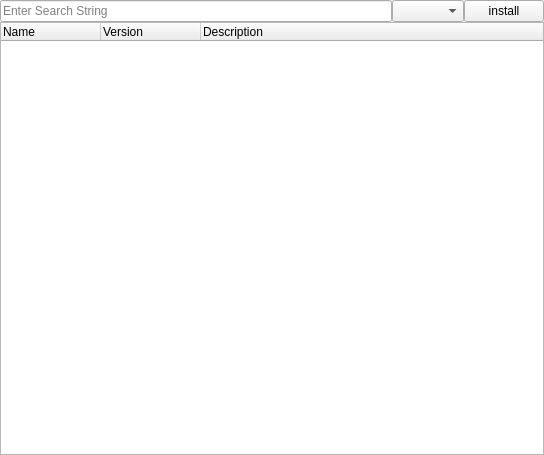
<?xml version="1.0" encoding="UTF-8"?>
<ui version="4.0">
 <class>UIAvailablePackages</class>
 <widget class="QWidget" name="UIAvailablePackages">
  <property name="geometry">
   <rect>
    <x>0</x>
    <y>0</y>
    <width>544</width>
    <height>455</height>
   </rect>
  </property>
  <property name="windowTitle">
   <string>Form</string>
  </property>
  <layout class="QVBoxLayout" name="verticalLayout_2">
   <property name="spacing">
    <number>0</number>
   </property>
   <property name="leftMargin">
    <number>0</number>
   </property>
   <property name="topMargin">
    <number>0</number>
   </property>
   <property name="rightMargin">
    <number>0</number>
   </property>
   <property name="bottomMargin">
    <number>0</number>
   </property>
   <item>
    <layout class="QVBoxLayout" name="verticalLayout">
     <property name="spacing">
      <number>0</number>
     </property>
     <item>
      <layout class="QHBoxLayout" name="horizontalLayout">
       <item>
        <widget class="QLineEdit" name="lineEdit">
         <property name="placeholderText">
          <string>Enter Search String</string>
         </property>
        </widget>
       </item>
       <item>
        <widget class="QComboBox" name="combo_arche"/>
       </item>
       <item>
        <widget class="QPushButton" name="pushButton">
         <property name="text">
          <string>install</string>
         </property>
        </widget>
       </item>
      </layout>
     </item>
     <item>
      <widget class="QTreeWidget" name="treeWidget">
       <property name="indentation">
        <number>8</number>
       </property>
       <property name="uniformRowHeights">
        <bool>true</bool>
       </property>
       <column>
        <property name="text">
         <string>Name</string>
        </property>
       </column>
       <column>
        <property name="text">
         <string>Version</string>
        </property>
       </column>
       <column>
        <property name="text">
         <string>Description</string>
        </property>
       </column>
      </widget>
     </item>
    </layout>
   </item>
  </layout>
 </widget>
 <resources/>
 <connections/>
</ui>
